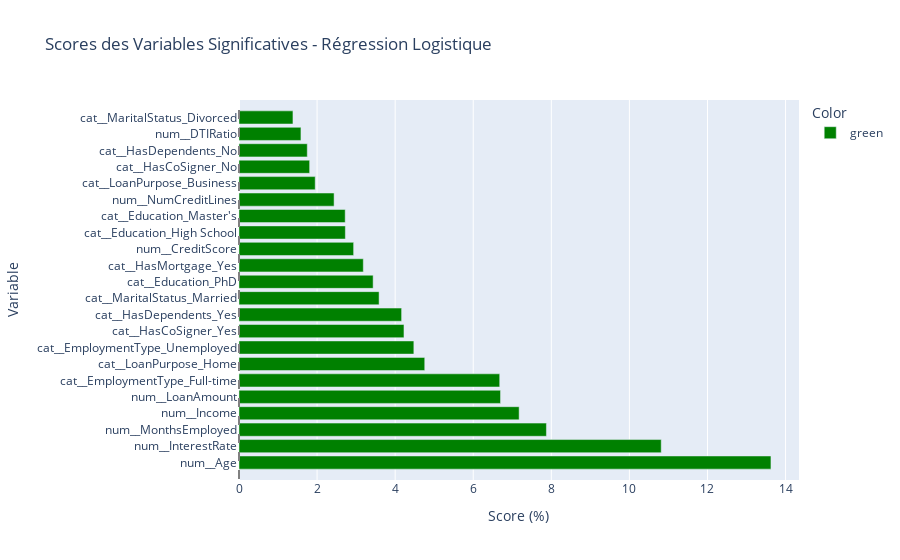

Notebook cell for this chart:
### Markdown cell above
##### 2- Interpretation du modèle Logistique

### Code cell
# Extraction des coefs et des noms des features
logistic_coefficients = logistic_model.coef_[0]
feature_names = np.array(feature_names)

# Créer un DataFrame pour les coeffs
importance_df = pd.DataFrame({
    'Feature': feature_names,
    'Coefficient': logistic_coefficients
})

# Calculer la valeur absolue des coeffs pour l'importance
importance_df['Absolute_Coefficient'] = importance_df['Coefficient'].abs()

# Seuil de significativité des coéfs ( 0.05)
significant_threshold = 0.05

# Filtrer les coefs significatifs
significant_importance_df = importance_df[importance_df['Absolute_Coefficient'] > significant_threshold]

# Trier par importance absolue
significant_importance_df = significant_importance_df.sort_values(by='Absolute_Coefficient', ascending=False)

# Calculer la somme des coefficients significatifs
sum_significant_abs_coefficients = significant_importance_df['Absolute_Coefficient'].sum()

# Créer un score basé sur les coefficients significatifs (en pourcentage)
significant_importance_df['Score'] = (significant_importance_df['Absolute_Coefficient'] / sum_significant_abs_coefficients) * 100

# Afficher les résultats
print("Les variables significatives avec leurs scores :")
print(significant_importance_df[['Feature', 'Coefficient', 'Score']])

# couleurs pour le graphique
significant_importance_df['Color'] = significant_importance_df['Score'].apply(lambda x: 'green' if x > 0 else 'red')

# Visualisation
fig = px.bar(
    significant_importance_df,
    x='Score',
    y='Feature',
    color='Color',
    color_discrete_map={'green': 'green', 'red': 'red'},
    title='Scores des Variables Significatives - Régression Logistique',
    labels={'Score': 'Score (%)', 'Feature': 'Variable'}
)

# Ajouter une ligne verticale pour le score zéro
fig.add_shape(type="line", x0=0, x1=0, y0=-1, y1=len(significant_importance_df), line=dict(color="grey", width=2, dash="dash"))
fig.show()

### Figure 1 — Plotly figure (JSON) as saved in the notebook; plotly's stock layout.template omitted (floating-point values rounded to 4 significant figures)
{"data": [{"alignmentgroup": "True", "hovertemplate": "Color=green<br>Score (%)=%{x}<br>Variable=%{y}<extra></extra>", "legendgroup": "green", "marker": {"color": "green", "pattern": {"shape": ""}}, "name": "green", "offsetgroup": "green", "orientation": "h", "showlegend": true, "textposition": "auto", "type": "bar", "x": [13.63, 10.82, 7.875, 7.176, 6.699, 6.678, 4.758, 4.479, 4.226, 4.165, 3.588, 3.436, 3.184, 2.936, 2.724, 2.72, 2.436, 1.952, 1.809, 1.749, 1.587, 1.382], "xaxis": "x", "y": ["num__Age", "num__InterestRate", "num__MonthsEmployed", "num__Income", "num__LoanAmount", "cat__EmploymentType_Full-time", "cat__LoanPurpose_Home", "cat__EmploymentType_Unemployed", "cat__HasCoSigner_Yes", "cat__HasDependents_Yes", "cat__MaritalStatus_Married", "cat__Education_PhD", "cat__HasMortgage_Yes", "num__CreditScore", "cat__Education_High School", "cat__Education_Master's", "num__NumCreditLines", "cat__LoanPurpose_Business", "cat__HasCoSigner_No", "cat__HasDependents_No", "num__DTIRatio", "cat__MaritalStatus_Divorced"], "yaxis": "y"}], "layout": {"barmode": "relative", "legend": {"title": {"text": "Color"}, "tracegroupgap": 0}, "shapes": [{"line": {"color": "grey", "dash": "dash", "width": 2}, "type": "line", "x0": 0, "x1": 0, "y0": -1, "y1": 22}], "title": {"text": "Scores des Variables Significatives - Régression Logistique"}, "xaxis": {"anchor": "y", "domain": [0, 1], "title": {"text": "Score (%)"}}, "yaxis": {"anchor": "x", "domain": [0, 1], "title": {"text": "Variable"}}}}
